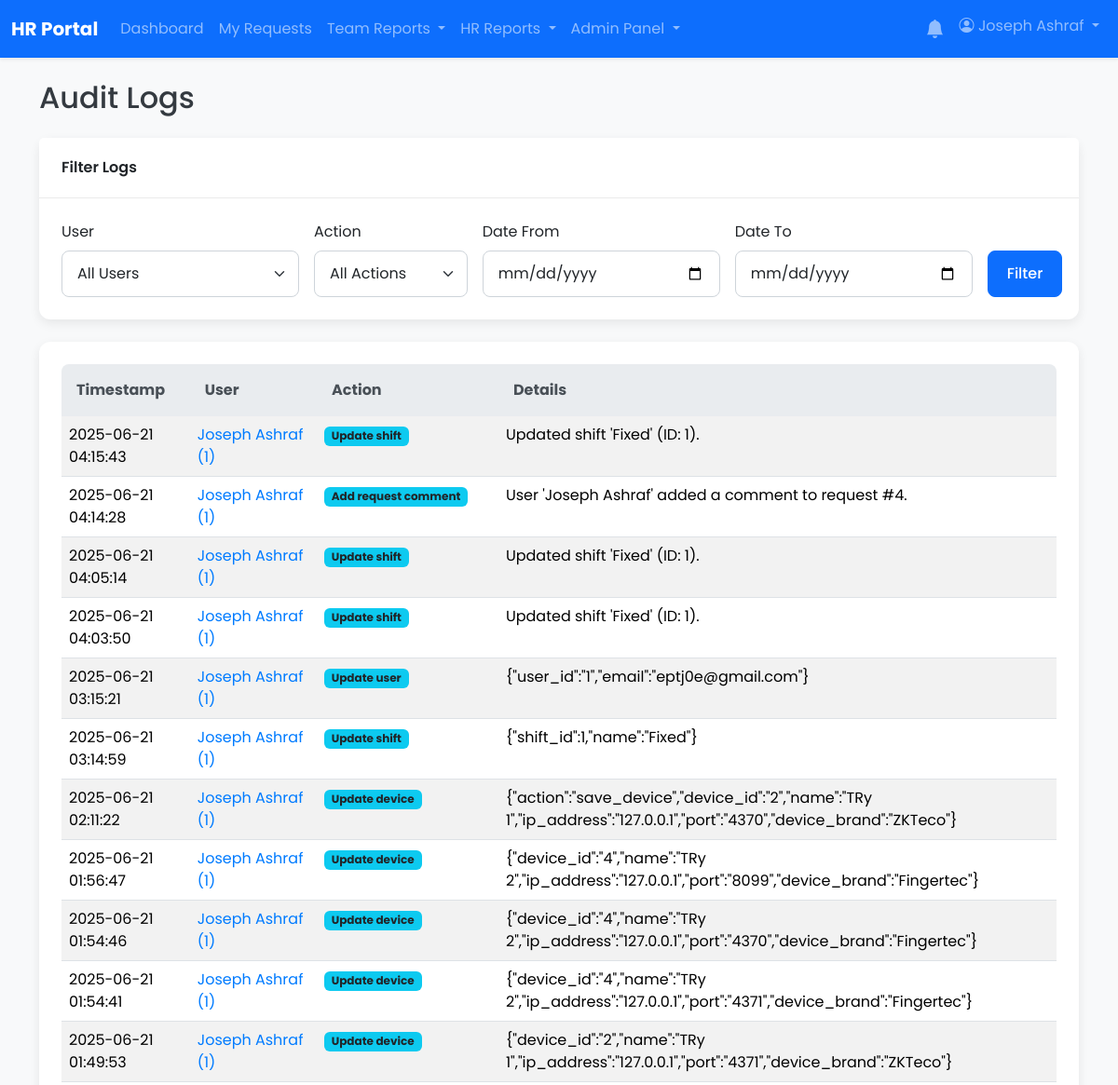
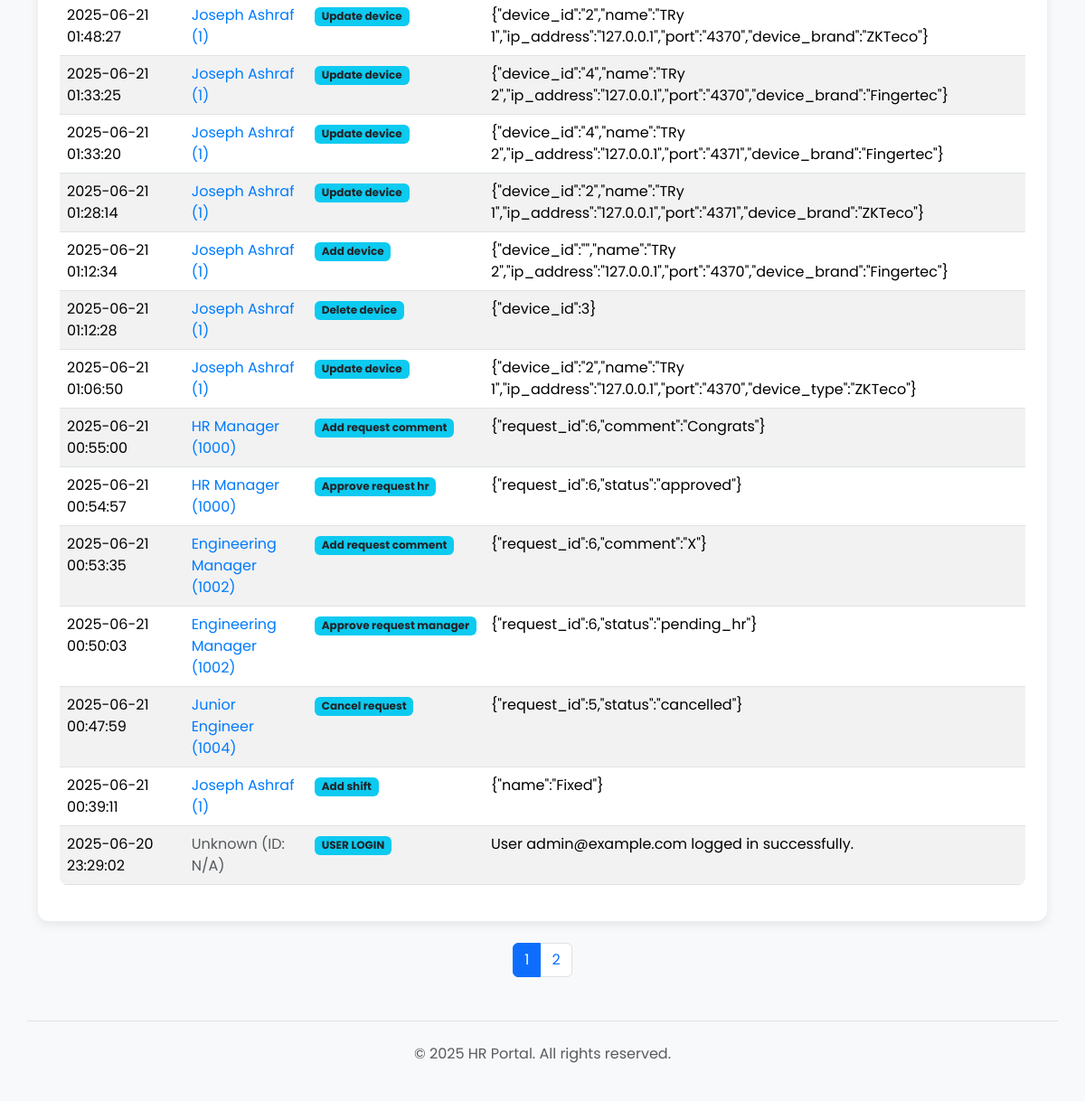
/admin/audit_logs.php (signed in), run on the app's committed database (2 pictures, top to bottom).
### tables this page shows
CREATE TABLE `audit_logs` (
  `id` int(11) NOT NULL,
  `user_id` int(11) DEFAULT NULL,
  `action` varchar(255) NOT NULL,
  `details` text DEFAULT NULL,
  `created_at` timestamp NOT NULL DEFAULT current_timestamp()
);

CREATE TABLE `users` (
  `id` int(11) NOT NULL,
  `employee_code` varchar(50) DEFAULT NULL,
  `full_name` varchar(255) NOT NULL,
  `email` varchar(255) NOT NULL,
  `password` varchar(255) NOT NULL,
  `role` enum('user','manager','hr','hr_manager','admin') NOT NULL DEFAULT 'user',
  `shift_id` int(11) DEFAULT NULL,
  `department_id` int(11) DEFAULT NULL,
  `direct_manager_id` int(11) DEFAULT NULL,
  `is_active` tinyint(1) NOT NULL DEFAULT 1,
  `must_change_password` tinyint(1) NOT NULL DEFAULT 0,
  `created_at` timestamp NOT NULL DEFAULT current_timestamp(),
  `updated_at` timestamp NOT NULL DEFAULT current_timestamp() ON UPDATE current_timestamp(),
  `manager_id` int(11) DEFAULT NULL
);

### app/core/helpers.php (called while the page is built, shortened)
<?php
function sanitize_input($data) {
    $data = trim($data);
    $data = stripslashes($data);
    $data = htmlspecialchars($data, ENT_QUOTES, 'UTF-8');
    return $data;
}

### admin/audit_logs.php (the view, shortened to what this page needs)
<?php
require_once __DIR__ . '/../app/bootstrap.php';
$results_per_page = 25;
$page = isset($_GET['page']) ? (int)$_GET['page'] : 1;
$page = max(1, $page);
$offset = ($page - 1) * $results_per_page;
$filter_user = sanitize_input($_GET['user_id'] ?? '');
$filter_action = sanitize_input($_GET['action'] ?? '');
$filter_start_date = sanitize_input($_GET['start_date'] ?? '');
$filter_end_date = sanitize_input($_GET['end_date'] ?? '');
$where_clauses = [];
$params = [];
$where_sql = count($where_clauses) > 0 ? 'WHERE ' . implode(' AND ', $where_clauses) : '';
$total_stmt = $pdo->prepare("SELECT COUNT(*) FROM audit_logs al LEFT JOIN users u ON al.user_id = u.id {$where_sql}");
$total_stmt->execute($params);
$total_logs = $total_stmt->fetchColumn();
$total_pages = ceil($total_logs / $results_per_page);
$stmt_params = array_merge($params, [$results_per_page, $offset]);
$stmt = $pdo->prepare(
    "SELECT al.*, u.full_name, u.employee_code
     FROM audit_logs al
     LEFT JOIN users u ON al.user_id = u.id
     {$where_sql}
     ORDER BY al.created_at DESC
     LIMIT ? OFFSET ?"
);
$stmt->execute($stmt_params);
$logs = $stmt->fetchAll();
include __DIR__ . '/../app/templates/header.php';
?>
<h1 class="h2 mb-4">Audit Logs</h1>
<div class="card mb-4">
    <div class="card-header">Filter Logs</div>
    <div class="card-body">
        <form action="audit_logs.php" method="GET" class="row g-3 align-items-end">
            <div class="col-md-3">
                <label for="user_id" class="form-label">User</label>
                <select name="user_id" id="user_id" class="form-select">
                    <option value="">All Users</option>
                </select>
            </div>
            <div class="col-md-2">
                <label for="action" class="form-label">Action</label>
                <select name="action" id="action" class="form-select">
                    <option value="">All Actions</option>
                </select>
            </div>
            <div class="col-md-3">
                <label for="start_date" class="form-label">Date From</label>
                <input type="date" name="start_date" id="start_date" class="form-control" value="<?php echo htmlspecialchars($filter_start_date); ?>">
            </div>
            <div class="col-md-3">
                <label for="end_date" class="form-label">Date To</label>
                <input type="date" name="end_date" id="end_date" class="form-control" value="<?php echo htmlspecialchars($filter_end_date); ?>">
            </div>
            <div class="col-md-1">
                <button type="submit" class="btn btn-primary">Filter</button>
            </div>
        </form>
    </div>
</div>
<div class="card">
    <div class="card-body">
        <div class="table-responsive">
            <table class="table table-striped table-hover">
                <thead>
                    <tr>
                        <th>Timestamp</th>
                        <th>User</th>
                        <th>Action</th>
                        <th>Details</th>
                    </tr>
                </thead>
                <tbody>
                    <?php if (empty($logs)): ?>
                        <tr>
                            <td colspan="4" class="text-center">No audit logs found matching your criteria.</td>
                        </tr>
                    <?php else: ?>
                        <?php foreach ($logs as $log): ?>
                            <tr>
                                <td><?php echo htmlspecialchars($log['created_at']); ?></td>
                                <td>
                                    <?php if ($log['full_name']): ?>
                                        <a href="?user_id=<?php echo $log['user_id']; ?>">
                                            <?php echo htmlspecialchars($log['full_name']); ?>
                                            (<?php echo htmlspecialchars($log['employee_code'] ?? 'N/A'); ?>)
                                        </a>
                                    <?php else: ?>
                                        <span class="text-muted">Unknown (ID: <?php echo htmlspecialchars($log['user_id'] ?? 'N/A'); ?>)</span>
                                    <?php endif; ?>
                                </td>
                                <td>
                                    <span class="badge bg-info text-dark"><?php echo htmlspecialchars(ucfirst(str_replace('_', ' ', $log['action']))); ?></span>
                                </td>
                                <td><?php echo htmlspecialchars($log['details'] ?? ''); ?></td>
                            </tr>
                        <?php endforeach; ?>
                    <?php endif; ?>
                </tbody>
            </table>
        </div>
    </div>
</div>
<?php if ($total_pages > 1): ?>
<nav aria-label="Page navigation" class="mt-4">
    <ul class="pagination justify-content-center">
        <?php for ($i = 1; $i <= $total_pages; $i++): ?>
            <li class="page-item <?php if ($i == $page) echo 'active'; ?>">
                <a class="page-link" href="?page=<?php echo $i; ?>&user_id=<?php echo htmlspecialchars($filter_user); ?>&action=<?php echo htmlspecialchars($filter_action); ?>&start_date=<?php echo htmlspecialchars($filter_start_date); ?>&end_date=<?php echo htmlspecialchars($filter_end_date); ?>"><?php echo $i; ?></a>
            </li>
        <?php endfor; ?>
    </ul>
</nav>
<?php endif; ?>
<?php
include __DIR__ . '/../app/templates/footer.php';
?>

### app/templates/header.php (shortened to what this page needs)
<!DOCTYPE html>
<html lang="en">
<head>
    <link href="https://cdn.jsdelivr.net/npm/bootstrap@5.3.2/dist/css/bootstrap.min.css" rel="stylesheet">
    <link rel="stylesheet" href="/css/style.css">
    <link rel="stylesheet" href="https://cdn.jsdelivr.net/npm/bootstrap-icons@1.11.3/font/bootstrap-icons.min.css">
</head>
<body class="bg-light" data-user-role="<?= htmlspecialchars($_SESSION['role'] ?? 'user') ?>">
<nav class="navbar navbar-expand-lg navbar-dark bg-primary shadow-sm">
    <div class="container-fluid">
        <a class="navbar-brand fw-bold" href="/"><?php echo htmlspecialchars(SITE_NAME); ?></a>
        <div class="collapse navbar-collapse" id="main-nav">
            <ul class="navbar-nav me-auto mb-2 mb-lg-0">
                <?php if (isset($_SESSION['user_id'])): ?>
                    <li class="nav-item"><a class="nav-link" href="/index.php">Dashboard</a></li>
                    <li class="nav-item"><a class="nav-link" href="/requests/index.php">My Requests</a></li>
                    <?php if (in_array($_SESSION['role'], ['manager', 'admin', 'hr_manager'])): ?>
                        <li class="nav-item dropdown">
                          <a class="nav-link dropdown-toggle" href="#" id="manager-reports-dropdown" role="button" data-bs-toggle="dropdown" aria-expanded="false">
                            Team Reports
                          </a>
                        </li>
                    <?php endif; ?>
                    <?php if (in_array($_SESSION['role'], ['hr', 'hr_manager', 'admin'])): ?>
                         <li class="nav-item dropdown">
                          <a class="nav-link dropdown-toggle" href="#" id="hr-reports-dropdown" role="button" data-bs-toggle="dropdown" aria-expanded="false">
                            HR Reports
                          </a>
                        </li>
                    <?php endif; ?>
                    <?php if (in_array($_SESSION['role'], ['hr_manager', 'admin'])): ?>
                        <li class="nav-item dropdown">
                            <a class="nav-link dropdown-toggle" href="#" id="admin-dropdown" role="button" data-bs-toggle="dropdown" aria-expanded="false">
                                Admin Panel
                            </a>
                        </li>
                    <?php endif; ?>
                <?php endif; ?>
            </ul>
            <ul class="navbar-nav ms-auto">
                <?php if (isset($_SESSION['user_id'])): ?>
                    <li class="nav-item dropdown">
                        <a class="nav-link" href="#" id="notification-bell" role="button" data-bs-toggle="dropdown" aria-expanded="false">
                            <i class="bi bi-bell-fill position-relative fs-5">
                            </i>
                        </a>
                    </li>
                    <li class="nav-item dropdown">
                        <a class="nav-link dropdown-toggle" href="#" role="button" data-bs-toggle="dropdown" aria-expanded="false">
                            <i class="bi bi-person-circle"></i> <?php echo htmlspecialchars($_SESSION['full_name']); ?>
                        </a>
                    </li>
                <?php else: ?>
                    <li class="nav-item"><a class="nav-link" href="/login.php">Login</a></li>
                <?php endif; ?>
            </ul>
        </div>
    </div>
</nav>
<main class="container mt-4">

### app/templates/footer.php (shortened to what this page needs)
</main>
<footer class="container mt-5 py-4 border-top">
    <div class="text-center text-muted">
        <p>&copy; <?php echo date('Y'); ?> <?php echo htmlspecialchars(SITE_NAME); ?>. All rights reserved.</p>
    </div>
</footer>
</body>
</html>

### css/style.css (style rules this page uses)
* { box-sizing: border-box; }
html, body { height: 100%; margin: 0; padding: 0; }
body { font-family: 'Poppins', sans-serif; background-color: #f0f2f5; color: #343a40; }
a { color: #007bff; text-decoration: none; transition: color 0.2s ease-in-out; }
.card { border: none; border-radius: 0.75rem; box-shadow: 0 4px 12px rgba(0, 0, 0, 0.08); }
.card-header { background-color: #ffffff; border-bottom: 1px solid rgba(0, 0, 0, 0.08); font-weight: 600; padding: 1.25rem 1.5rem; border-top-left-radius: 0.75rem; border-top-right-radius: 0.75rem; }
.card-body { padding: 1.5rem; }
.form-control, .form-select { border-radius: 0.5rem; border: 1px solid #ced4da; padding: 0.75rem 1rem; }
.btn { border-radius: 0.5rem; font-weight: 500; padding: 0.75rem 1.25rem; }
.table { border-radius: 0.5rem; overflow: hidden; }
.table thead th { background-color: #e9ecef; color: #495057; border-bottom: none; padding: 1rem; }
.table-striped tbody tr:nth-of-type(odd) { background-color: #f8f9fa; }

### data on the page
audit_logs: created_at "2025-06-21 04:15:43", user.full_name "Joseph Ashraf", user.employee_code "1", action "Update shift", details "Updated shift 'Fixed' (ID: 1)."
audit_logs: created_at "2025-06-21 04:14:28", user.full_name "Joseph Ashraf", user.employee_code "1", action "Add request comment", details "User 'Joseph Ashraf' added a comment to request #4."
audit_logs: created_at "2025-06-21 04:05:14", user.full_name "Joseph Ashraf", user.employee_code "1", action "Update shift", details "Updated shift 'Fixed' (ID: 1)."
audit_logs: created_at "2025-06-21 04:03:50", user.full_name "Joseph Ashraf", user.employee_code "1", action "Update shift", details "Updated shift 'Fixed' (ID: 1)."
audit_logs: created_at "2025-06-21 03:15:21", user.full_name "Joseph Ashraf", user.employee_code "1", action "Update user", details "{\"user_id\":\"1\",\"email\":\"eptj0e@gmail.com\"}"
audit_logs: created_at "2025-06-21 03:14:59", user.full_name "Joseph Ashraf", user.employee_code "1", action "Update shift", details "{\"shift_id\":1,\"name\":\"Fixed\"}"
audit_logs: created_at "2025-06-21 02:11:22", user.full_name "Joseph Ashraf", user.employee_code "1", action "Update device", details "{\"action\":\"save_device\",\"device_id\":\"2\",\"name\":\"TRy 1\",\"ip_address\":\"127.0.0.1\",\"port\":\"4370\",\"device_brand\":\"ZKTeco\"}"
audit_logs: created_at "2025-06-21 01:56:47", user.full_name "Joseph Ashraf", user.employee_code "1", action "Update device", details "{\"device_id\":\"4\",\"name\":\"TRy 2\",\"ip_address\":\"127.0.0.1\",\"port\":\"8099\",\"device_brand\":\"Fingertec\"}"
audit_logs: created_at "2025-06-21 01:54:46", user.full_name "Joseph Ashraf", user.employee_code "1", action "Update device", details "{\"device_id\":\"4\",\"name\":\"TRy 2\",\"ip_address\":\"127.0.0.1\",\"port\":\"4370\",\"device_brand\":\"Fingertec\"}"
audit_logs: created_at "2025-06-21 01:54:41", user.full_name "Joseph Ashraf", user.employee_code "1", action "Update device", details "{\"device_id\":\"4\",\"name\":\"TRy 2\",\"ip_address\":\"127.0.0.1\",\"port\":\"4371\",\"device_brand\":\"Fingertec\"}"
audit_logs: created_at "2025-06-21 01:49:53", user.full_name "Joseph Ashraf", user.employee_code "1", action "Update device", details "{\"device_id\":\"2\",\"name\":\"TRy 1\",\"ip_address\":\"127.0.0.1\",\"port\":\"4371\",\"device_brand\":\"ZKTeco\"}"
audit_logs: created_at "2025-06-21 01:48:27", user.full_name "Joseph Ashraf", user.employee_code "1", action "Update device", details "{\"device_id\":\"2\",\"name\":\"TRy 1\",\"ip_address\":\"127.0.0.1\",\"port\":\"4370\",\"device_brand\":\"ZKTeco\"}"
audit_logs: created_at "2025-06-21 01:33:25", user.full_name "Joseph Ashraf", user.employee_code "1", action "Update device", details "{\"device_id\":\"4\",\"name\":\"TRy 2\",\"ip_address\":\"127.0.0.1\",\"port\":\"4370\",\"device_brand\":\"Fingertec\"}"
audit_logs: created_at "2025-06-21 01:33:20", user.full_name "Joseph Ashraf", user.employee_code "1", action "Update device", details "{\"device_id\":\"4\",\"name\":\"TRy 2\",\"ip_address\":\"127.0.0.1\",\"port\":\"4371\",\"device_brand\":\"Fingertec\"}"
audit_logs: created_at "2025-06-21 01:28:14", user.full_name "Joseph Ashraf", user.employee_code "1", action "Update device", details "{\"device_id\":\"2\",\"name\":\"TRy 1\",\"ip_address\":\"127.0.0.1\",\"port\":\"4371\",\"device_brand\":\"ZKTeco\"}"
audit_logs: created_at "2025-06-21 01:12:34", user.full_name "Joseph Ashraf", user.employee_code "1", action "Add device", details "{\"device_id\":\"\",\"name\":\"TRy 2\",\"ip_address\":\"127.0.0.1\",\"port\":\"4370\",\"device_brand\":\"Fingertec\"}"
audit_logs: created_at "2025-06-21 01:12:28", user.full_name "Joseph Ashraf", user.employee_code "1", action "Delete device", details "{\"device_id\":3}"
audit_logs: created_at "2025-06-21 01:06:50", user.full_name "Joseph Ashraf", user.employee_code "1", action "Update device", details "{\"device_id\":\"2\",\"name\":\"TRy 1\",\"ip_address\":\"127.0.0.1\",\"port\":\"4370\",\"device_type\":\"ZKTeco\"}"
audit_logs: created_at "2025-06-21 00:55:00", user.full_name "HR Manager", user.employee_code "1000", action "Add request comment", details "{\"request_id\":6,\"comment\":\"Congrats\"}"
audit_logs: created_at "2025-06-21 00:54:57", user.full_name "HR Manager", user.employee_code "1000", action "Approve request hr", details "{\"request_id\":6,\"status\":\"approved\"}"
audit_logs: created_at "2025-06-21 00:53:35", user.full_name "Engineering Manager", user.employee_code "1002", action "Add request comment", details "{\"request_id\":6,\"comment\":\"X\"}"
audit_logs: created_at "2025-06-21 00:50:03", user.full_name "Engineering Manager", user.employee_code "1002", action "Approve request manager", details "{\"request_id\":6,\"status\":\"pending_hr\"}"
audit_logs: created_at "2025-06-21 00:47:59", user.full_name "Junior Engineer", user.employee_code "1004", action "Cancel request", details "{\"request_id\":5,\"status\":\"cancelled\"}"
audit_logs: created_at "2025-06-21 00:39:11", user.full_name "Joseph Ashraf", user.employee_code "1", action "Add shift", details "{\"name\":\"Fixed\"}"
audit_logs: created_at "2025-06-20 23:29:02", user "N/A", action "USER LOGIN", details "User admin@example.com logged in successfully."

### other printed values
SITE_NAME "HR Portal"
$_SESSION['full_name'] "Joseph Ashraf"
